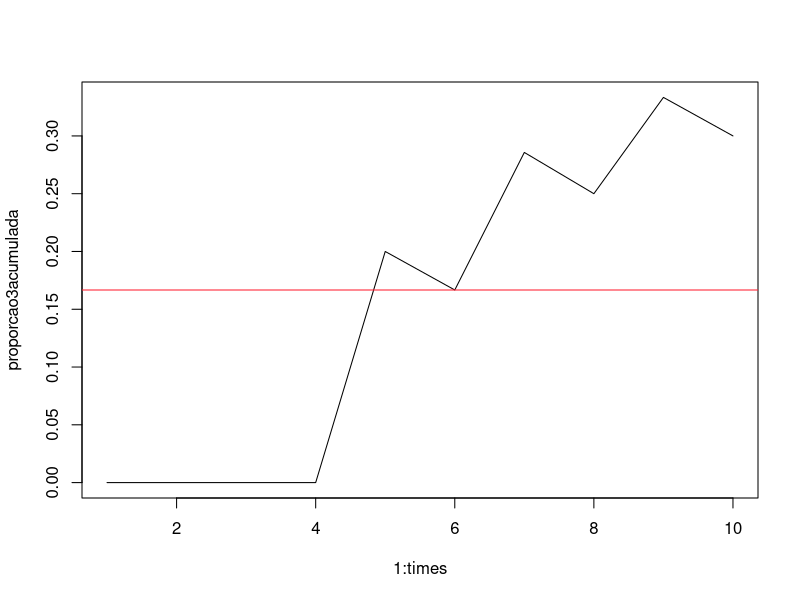
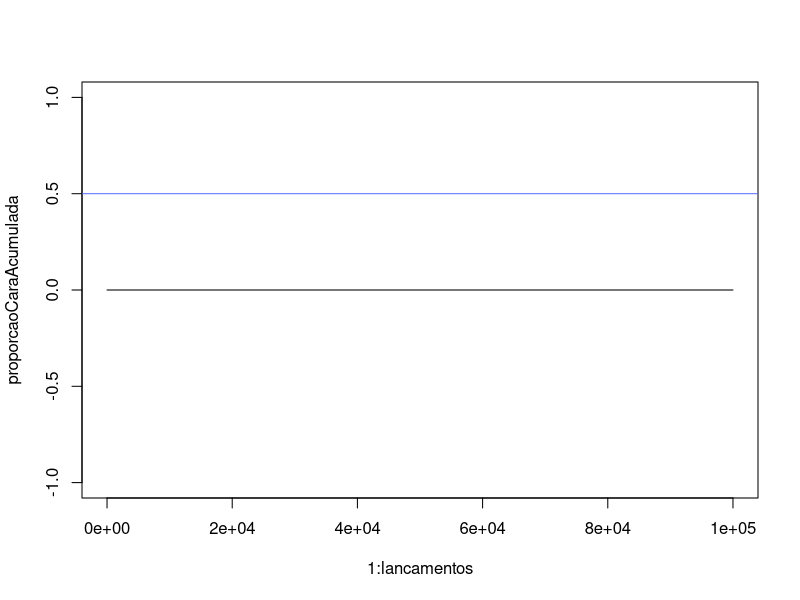

Write R code to recreate these figures, in order.
dados = sample(x = 1:6, size=10, replace=TRUE);
dados;

lancarDados = function(vezes = 1) {
  dados = sample(x = 1:6, size=vezes, replace=TRUE);
  return(dados);
};

lancarDados(vezes = 5);


sortear = function(from = 1, to=1, vezes=1) {
  sorteado = sample(x=from:to, size=vezes, replace=TRUE)
  return(sorteado)
};

sortear();

# proporção de 3
proporcao3 = function(vezes) {
  sorteado = sample(x = 1:6, size=vezes, replace=TRUE);
  return (
    mean(sorteado == 3)
  );
};

proporcao3(1e6)

# which retornar quais posições de um vetor possui o valor TRUE
which(c(TRUE, FALSE, FALSE, TRUE))

times = 1e1
# cumsum = acumula as vezes que um determinado valor aparece a partir da posição 0 até a posição N do vetor
cumsum(lancarDados(times) == 3)

# dividir por 1:100 = dividir por um vetor de msm tamanho do cumsum para pegar a proporção de 3 ao longo do tempo
proporcao3acumulada = cumsum(lancarDados(times) == 3)/1:times

plot(x = 1:times, y=proporcao3acumulada, type="l")
abline(h= 1/6, col='#ff2233')


# proporcao de caras no lancamento de moedas:
cara = 0
coroa = 1

lancamentos = 1e5

lancarMoeda = function(vezes = 1) {
  dados = sample(x=1:2, size=vezes, replace = TRUE);
  return(dados)
}

proporcaoCaraAcumulada = cumsum(lancarMoeda(lancamentos) == cara)/1:lancamentos

plot(x=1:lancamentos, y=proporcaoCaraAcumulada, type='l')
abline(h =1/2, col="#5566ff")


### ==============
# probabilidade com mega sena

# vetor %in% outroVetor = retorna true nos elementos de vetor que aparecem no outroVetor

variavel = 1
paste("imprimir formatado", variavel)



iris[5,4] # acessar a linha 5 e coluna 4

iris$Sepal.Length # acessar a coluna pelo seu nome (Sepal.Length)


# filtrar somente as que sao da especie "setosa"
filter = iris$Species == 'setosa'
iris$Petal.Width[filter]
setosas = iris[filter,]
